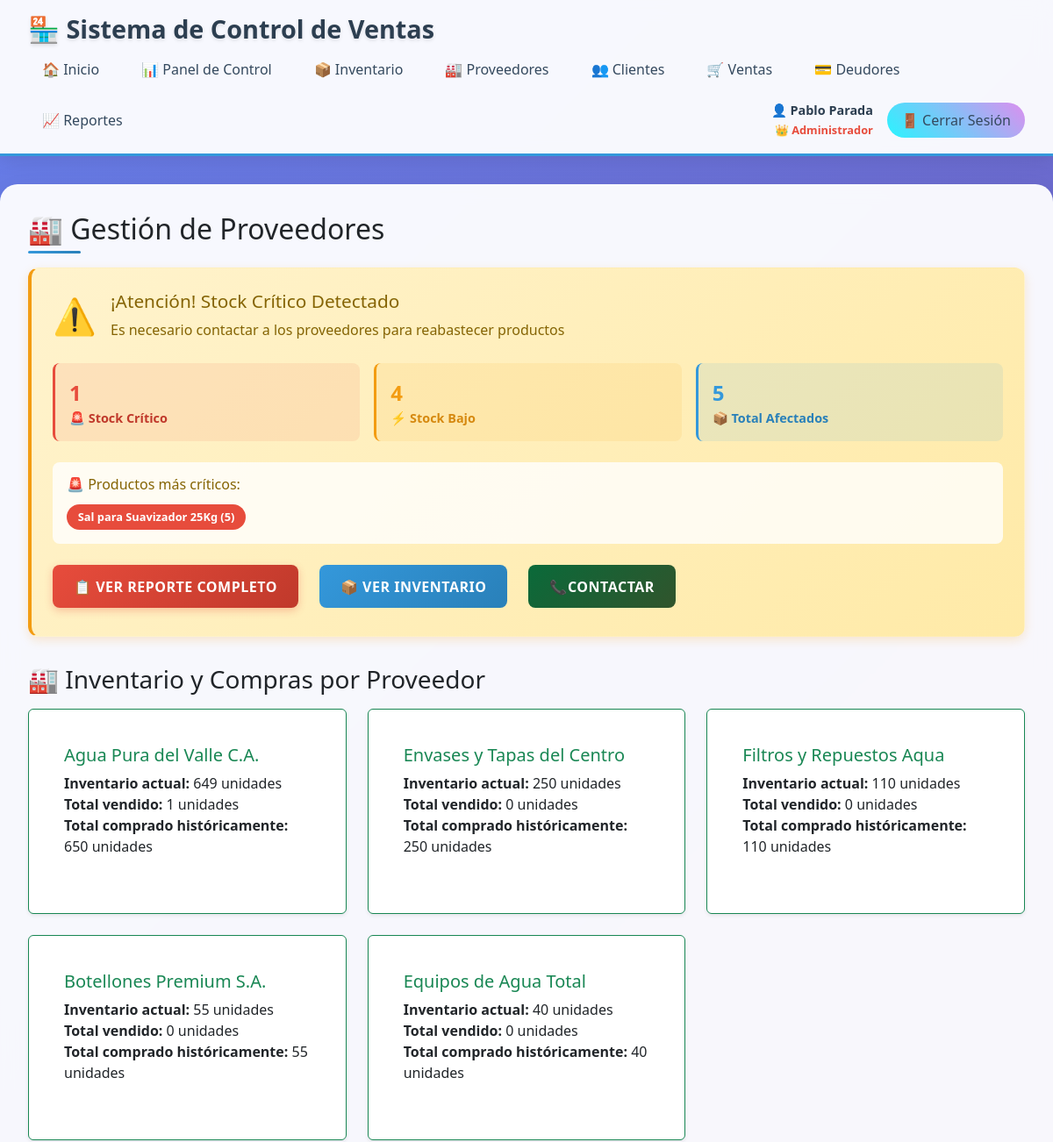
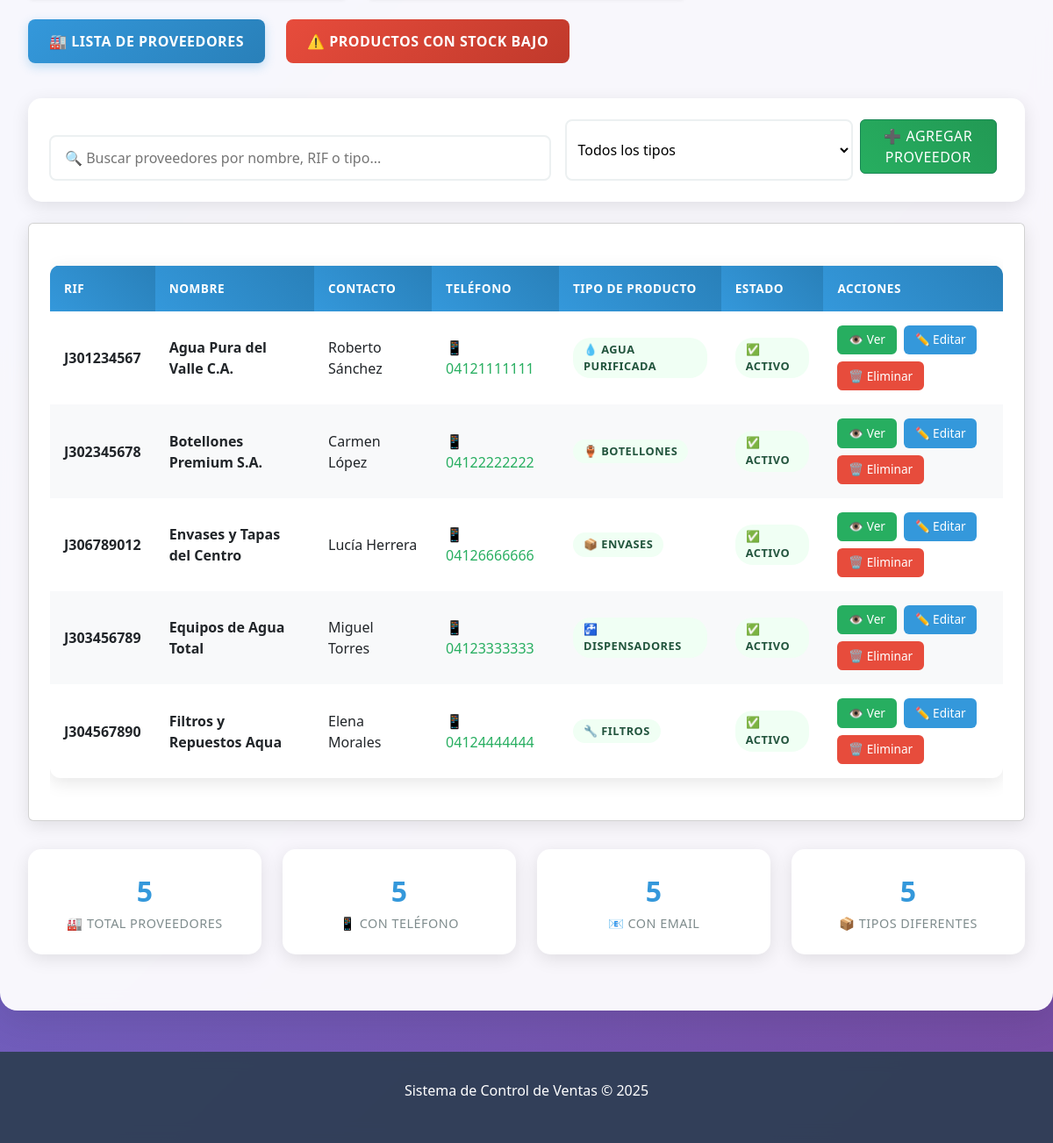
The app's page /index.php?action=proveedores&method=list (signed in) with its own data (2 pictures, top to bottom).
### tables this page shows
CREATE TABLE `stock` (
  `id_stock` int(11) NOT NULL AUTO_INCREMENT,
  `id_producto` int(11) NOT NULL,
  `Cantidad` int(11) NOT NULL DEFAULT 0,
  `Fecha_actualizacion` timestamp NOT NULL DEFAULT current_timestamp() ON UPDATE current_timestamp(),
  PRIMARY KEY (`id_stock`),
  UNIQUE KEY `unique_producto` (`id_producto`),
  KEY `idx_cantidad` (`Cantidad`),
  CONSTRAINT `stock_ibfk_1` FOREIGN KEY (`id_producto`) REFERENCES `producto` (`id_producto`) ON DELETE CASCADE ON UPDATE CASCADE
);

CREATE TABLE `producto` (
  `id_producto` int(11) NOT NULL AUTO_INCREMENT,
  `Nombre` varchar(100) NOT NULL,
  `Precio` decimal(10,2) NOT NULL,
  `Unidad` varchar(20) NOT NULL,
  `id_proveedor` int(11) DEFAULT NULL,
  `Fecha_Registro` timestamp NOT NULL DEFAULT current_timestamp(),
  `Estado` enum('Activo','Inactivo') DEFAULT 'Activo',
  `Umbral_Bajo` int(11) NOT NULL DEFAULT 15,
  `Umbral_Critico` int(11) NOT NULL DEFAULT 5,
  PRIMARY KEY (`id_producto`),
  KEY `idx_nombre` (`Nombre`),
  KEY `idx_precio` (`Precio`),
  KEY `idx_proveedor` (`id_proveedor`),
  KEY `idx_producto_proveedor_stock` (`id_proveedor`,`Estado`),
  CONSTRAINT `producto_ibfk_1` FOREIGN KEY (`id_proveedor`) REFERENCES `proveedor` (`id_proveedor`) ON DELETE SET NULL ON UPDATE CASCADE
);

CREATE TABLE `proveedor` (
  `id_proveedor` int(11) NOT NULL AUTO_INCREMENT,
  `RIF` varchar(15) NOT NULL,
  `Nombre` varchar(100) NOT NULL,
  `Contacto` varchar(100) DEFAULT NULL,
  `Telefono` varchar(15) DEFAULT NULL,
  `Direccion` text DEFAULT NULL,
  `Correo` varchar(100) DEFAULT NULL,
  `Tipo_Producto` enum('Agua Purificada','Botellones','Dispensadores','Filtros','Químicos','Envases','Equipos','Otros') NOT NULL DEFAULT 'Agua Purificada',
  `Fecha_Registro` timestamp NOT NULL DEFAULT current_timestamp(),
  `Estado` enum('Activo','Inactivo') DEFAULT 'Activo',
  PRIMARY KEY (`id_proveedor`),
  UNIQUE KEY `RIF` (`RIF`),
  KEY `idx_rif` (`RIF`),
  KEY `idx_nombre` (`Nombre`),
  KEY `idx_tipo` (`Tipo_Producto`)
);

### views/proveedores/list.php (the view, shortened to what the rows shown need)
<?php require_once 'views/layout/header.php'; ?>
<h2>🏭 Gestión de Proveedores</h2>
<?php
$database = new Database();
$db = $database->getConnection();
$stmt = $db->prepare("SELECT COUNT(*) as total FROM Producto p LEFT JOIN Stock s ON p.id_producto = s.id_producto WHERE s.Cantidad <= p.Umbral_Critico");
$stmt->execute();
$criticalStockCount = $stmt->fetch(PDO::FETCH_ASSOC)['total'];
$stmt = $db->prepare("SELECT COUNT(*) as total FROM Producto p LEFT JOIN Stock s ON p.id_producto = s.id_producto WHERE s.Cantidad <= p.Umbral_Bajo AND s.Cantidad > p.Umbral_Critico");
$stmt->execute();
$lowStockCount = $stmt->fetch(PDO::FETCH_ASSOC)['total'];
$stmt = $db->prepare("SELECT p.Nombre, s.Cantidad FROM Producto p LEFT JOIN Stock s ON p.id_producto = s.id_producto WHERE s.Cantidad <= p.Umbral_Critico ORDER BY s.Cantidad ASC LIMIT 5");
$stmt->execute();
$criticalProducts = $stmt->fetchAll(PDO::FETCH_ASSOC);
?>
<?php if ($criticalStockCount > 0 || $lowStockCount > 0): ?>
<div class="alert" style="background: linear-gradient(135deg, #fff3cd, #ffeaa7); border-left: 4px solid #f39c12; margin-bottom: 2rem; padding: 1.5rem; border-radius: 12px; box-shadow: 0 4px 12px rgba(243, 156, 18, 0.2);">
    <?php if (!empty($criticalProducts)): ?>
    <div style="background: rgba(255, 255, 255, 0.8); padding: 1rem; border-radius: 8px; margin-top: 1rem;">
        <div style="display: flex; flex-wrap: wrap; gap: 0.5rem;">
            <?php foreach ($criticalProducts as $product): ?>
            <span style="background: #e74c3c; color: white; padding: 0.3rem 0.8rem; border-radius: 15px; font-size: 0.8rem; font-weight: 600;">
                <?php echo htmlspecialchars($product['Nombre']); ?> (<?php echo $product['Cantidad']; ?>)
            </span>
            <?php endforeach; ?>
        </div>
    </div>
    <?php endif; ?>
</div>
<?php endif; ?>
<?php
require_once __DIR__ . '/../../controllers/models/ProveedorModel.php';
$proveedorModel = new ProveedorModel($db);
$proveedoresInventario = $proveedorModel->getAllProveedoresConInventarioYCompras();
?>
<link href="https://cdn.jsdelivr.net/npm/bootstrap@5.3.0/dist/css/bootstrap.min.css" rel="stylesheet">
<?php if (!empty($proveedoresInventario)): ?>
    <div class="row row-cols-1 row-cols-md-3 g-4 mb-4">
        <?php foreach ($proveedoresInventario as $prov): ?>
            <div class="col">
                <div class="card h-100 shadow-sm border-success">
                    <div class="card-body">
                        <h5 class="card-title text-success">
                            <?php echo htmlspecialchars($prov['nombre_proveedor']); ?>
                        </h5>
                        <p class="card-text mb-0">
                            <span class="fw-bold">Inventario actual:</span> <?php echo (int)$prov['total_inventario']; ?> unidades<br>
                            <span class="fw-bold">Total vendido:</span> <?php echo (int)$prov['total_vendido']; ?> unidades<br>
                            <span class="fw-bold">Total comprado históricamente:</span> <?php echo (int)$prov['total_comprado']; ?> unidades
                        </p>
                    </div>
                </div>
            </div>
        <?php endforeach; ?>
    </div>
<?php endif; ?>
            <?php
            $isAdmin = isset($_SESSION['rol_nombre']) && strtolower($_SESSION['rol_nombre']) === 'administrador';
            ?>
<?php if (empty($proveedores)): ?>
    <div class="card" style="text-align: center; padding: 3rem;">
        <h3>🏭 No hay proveedores registrados</h3>
        <p style="color: #7f8c8d; margin: 1rem 0;">
            <?php if ($isAdmin): ?>
                Comienza agregando tu primer proveedor de agua
            <?php else: ?>
                No hay proveedores disponibles en el sistema
            <?php endif; ?>
        </p>
        <?php if ($isAdmin): ?>
        <a href="index.php?action=proveedores&method=add" class="btn btn-success">➕ Agregar Primer Proveedor</a>
        <?php endif; ?>
    </div>
<?php else: ?>
    <div class="card">
        <div style="overflow-x: auto;">
            <table id="proveedores-table">
                <thead>
                    <tr>
                        <th>RIF</th>
                        <th>Nombre</th>
                        <th>Contacto</th>
                        <th>Teléfono</th>
                        <th>Tipo de Producto</th>
                        <th>Estado</th>
                        <th>Acciones</th>
                    </tr>
                </thead>
                <tbody>
                    <?php foreach ($proveedores as $proveedor): ?>
                    <tr data-tipo="<?php echo htmlspecialchars($proveedor['Tipo_Producto']); ?>">
                        <td><strong><?php echo htmlspecialchars($proveedor['RIF']); ?></strong></td>
                        <td><strong><?php echo htmlspecialchars($proveedor['Nombre']); ?></strong></td>
                        <td><?php echo htmlspecialchars($proveedor['Contacto']); ?></td>
                        <td>
                            <?php if (!empty($proveedor['Telefono'])): ?>
                                <a href="tel:<?php echo $proveedor['Telefono']; ?>" style="color: #27ae60; text-decoration: none;">
                                    📱 <?php echo htmlspecialchars($proveedor['Telefono']); ?>
                                </a>
                            <?php else: ?>
                                <span style="color: #95a5a6;">Sin teléfono</span>
                            <?php endif; ?>
                        </td>
                        <td>
                            <span class="status-indicator status-high">
                                <?php
                                $iconos = [
                                    'Agua Purificada' => '💧',
                                    'Botellones' => '🏺',
                                    'Dispensadores' => '🚰',
                                    'Filtros' => '🔧',
                                    'Químicos' => '⚗️',
                                    'Envases' => '📦',
                                    'Equipos' => '🏭',
                                    'Otros' => '📋'
                                ];
                                $icono = $iconos[$proveedor['Tipo_Producto']] ?? '📋';
                                echo $icono . ' ' . htmlspecialchars($proveedor['Tipo_Producto']);
                                ?>
                            </span>
                        </td>
                        <td>
                            <span class="status-indicator status-high">✅ Activo</span>
                        </td>
                        <td>
                            <div class="action-links">
                                <a href="index.php?action=proveedores&method=details&id=<?php echo $proveedor['id_proveedor']; ?>"
                                   class="action-view">👁️ Ver</a>
                                <?php if ($isAdmin): ?>
                                <a href="index.php?action=proveedores&method=edit&id=<?php echo $proveedor['id_proveedor']; ?>"
                                   class="action-edit">✏️ Editar</a>
                                <a href="index.php?action=proveedores&method=delete&id=<?php echo $proveedor['id_proveedor']; ?>"
                                   class="action-delete"
                                   onclick="return confirm('⚠️ ¿Estás seguro de eliminar este proveedor?\n\nProveedor: <?php echo htmlspecialchars($proveedor['Nombre']); ?>\nRIF: <?php echo htmlspecialchars($proveedor['RIF']); ?>\n\nEsta acción no se puede deshacer.')">
                                   🗑️ Eliminar</a>
                                <?php endif; ?>
                            </div>
                        </td>
                    </tr>
                    <?php endforeach; ?>
                </tbody>
            </table>
        </div>
    </div>
<?php endif; ?>
<?php require_once 'views/layout/footer.php'; ?>

### records on screen
stock: id_producto.Nombre "Sal para Suavizador 25Kg", Cantidad "5"
proveedor: Nombre "Agua Pura del Valle C.A.", total_inventario "649", total_vendido "1", total_comprado "650", RIF "J301234567", Contacto "Roberto Sánchez", Telefono "04121111111", Tipo_Producto "💧", Tipo_Producto "AGUA PURIFICADA"
proveedor: Nombre "Envases y Tapas del Centro", total_inventario "250", total_vendido "0", total_comprado "250", RIF "J306789012", Contacto "Lucía Herrera", Telefono "04126666666", Tipo_Producto "📦", Tipo_Producto "ENVASES"
proveedor: Nombre "Filtros y Repuestos Aqua", total_inventario "110", total_vendido "0", total_comprado "110", RIF "J304567890", Contacto "Elena Morales", Telefono "04124444444", Tipo_Producto "🔧", Tipo_Producto "FILTROS"
proveedor: Nombre "Botellones Premium S.A.", total_inventario "55", total_vendido "0", total_comprado "55", RIF "J302345678", Contacto "Carmen López", Telefono "04122222222", Tipo_Producto "🏺", Tipo_Producto "BOTELLONES"
proveedor: Nombre "Equipos de Agua Total", total_inventario "40", total_vendido "0", total_comprado "40", RIF "J303456789", Contacto "Miguel Torres", Telefono "04123333333", Tipo_Producto "🚰", Tipo_Producto "DISPENSADORES"

### other values on screen
$nombreCompleto "Pablo Parada"
$roleIcon "👑"
$_SESSION['rol_nombre'] "Administrador"
$criticalStockCount "1"
$lowStockCount "4"
$criticalStockCount + $lowStockCount "5"
count($proveedores) "5"
count(array_unique(array_column($proveedores, 'Tipo_Producto'))) "5"
